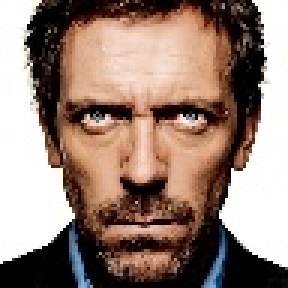
#> input picture dataset/test/angry/image0009551.jpg, 96 x 96 px (shown 3 times larger); its folder holds only this picture in this run
$ python dataCleaning.py
#> lines starting #> are read from the running program, lines starting #| are printed output that depends on the picture
import os
import cv2
import numpy as np


# Define the input and output directories for data cleaning
input_base_directory = '../dataset/test/'
output_base_directory = '../datacleaning/test/'

# Defining the target dimensions for resizing
target_width = 100
target_height = 100

# Defining the range of brightness adjustments
brightness_factor = 1.1

# Loop through subdirectories in the base input directory
for subdirectory in os.listdir(input_base_directory):
    # Get the complete directory path of subdirectory
    input_directory = os.path.join(input_base_directory, subdirectory)
    output_directory = os.path.join(output_base_directory, subdirectory)

    # Ensure the output directory exists
    os.makedirs(output_directory, exist_ok=True)

    # Loop through the images in the input directory
    for filename in os.listdir(input_directory):
        # Get the complete directory path of images
        input_path = os.path.join(input_directory, filename)
        output_path = os.path.join(output_directory, filename)

        # Load the image into pixels
        image = cv2.imread(input_path)
#> image is the input picture: shape (96, 96, 3); mean B, G, R 117.4, 128.7, 151.5

        if image is not None:
            # Get the original dimensions of the image
            original_height, original_width, _ = image.shape
#> original_height = 96; original_width = 96

            # Calculate the new dimensions while preserving the aspect ratio
            if original_width > original_height:
                new_width = target_width
                new_height = int(original_height * (target_width / original_width))
            else:
                new_height = target_height
                new_width = int(original_width * (target_height / original_height))
#> new_width = 100

            # Resizing the image to the new dimensions using high-quality interpolation to avoid pixel loss
            resized_image = cv2.resize(image, (new_width, new_height), interpolation=cv2.INTER_LANCZOS4)
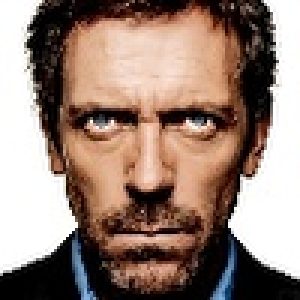
#> resized_image: shape (100, 100, 3) (shown 3 times larger); mean B, G, R 117.8, 128.9, 151.5

            # Create a canvas of the target dimensions
            canvas = 255 * np.ones((target_height, target_width, 3), dtype=np.uint8)

            # Calculate the position to paste the resized image in the canvas
            x_offset = (target_width - new_width) // 2
#> x_offset = 0
            y_offset = (target_height - new_height) // 2

            # Paste the resized image onto the canvas
            canvas[y_offset:y_offset + new_height, x_offset:x_offset + new_width] = resized_image

            # Apply brightness adjustment
            canvas = cv2.convertScaleAbs(canvas, alpha=brightness_factor, beta=0)
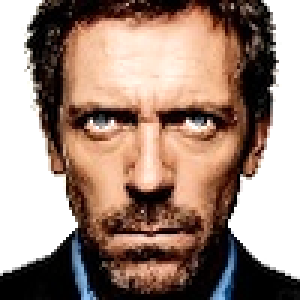
#> canvas: shape (100, 100, 3) (shown 3 times larger); mean B, G, R 123.7, 135.8, 159.9

            # Save the processed image to the output directory
            cv2.imwrite(output_path, canvas)
#> pass 2 of the loop `for subdirectory in os.listdir(input_base_directory):`:
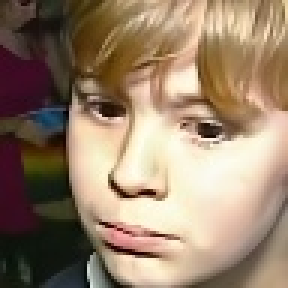
#> input picture dataset/test/focused/image0001252.jpg, 96 x 96 px (shown 3 times larger)
#> image is the input picture: shape (96, 96, 3); mean B, G, R 106.6, 129, 151.2
#> `resized_image = cv2.resize(image, (new_width, new_height), interpolati..`:
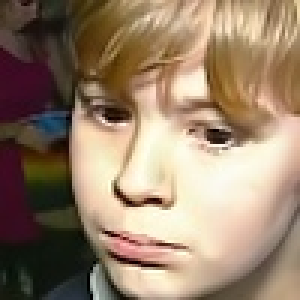
#> resized_image: shape (100, 100, 3) (shown 3 times larger); mean B, G, R 106.7, 129.1, 151.3
#> `canvas = cv2.convertScaleAbs(canvas, alpha=brightness_factor, beta=0)`:
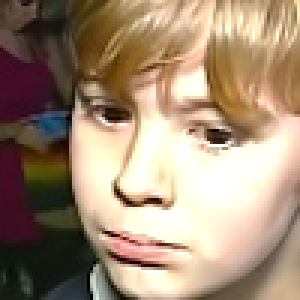
#> canvas: shape (100, 100, 3) (shown 3 times larger); mean B, G, R 117.3, 140.4, 162.2
